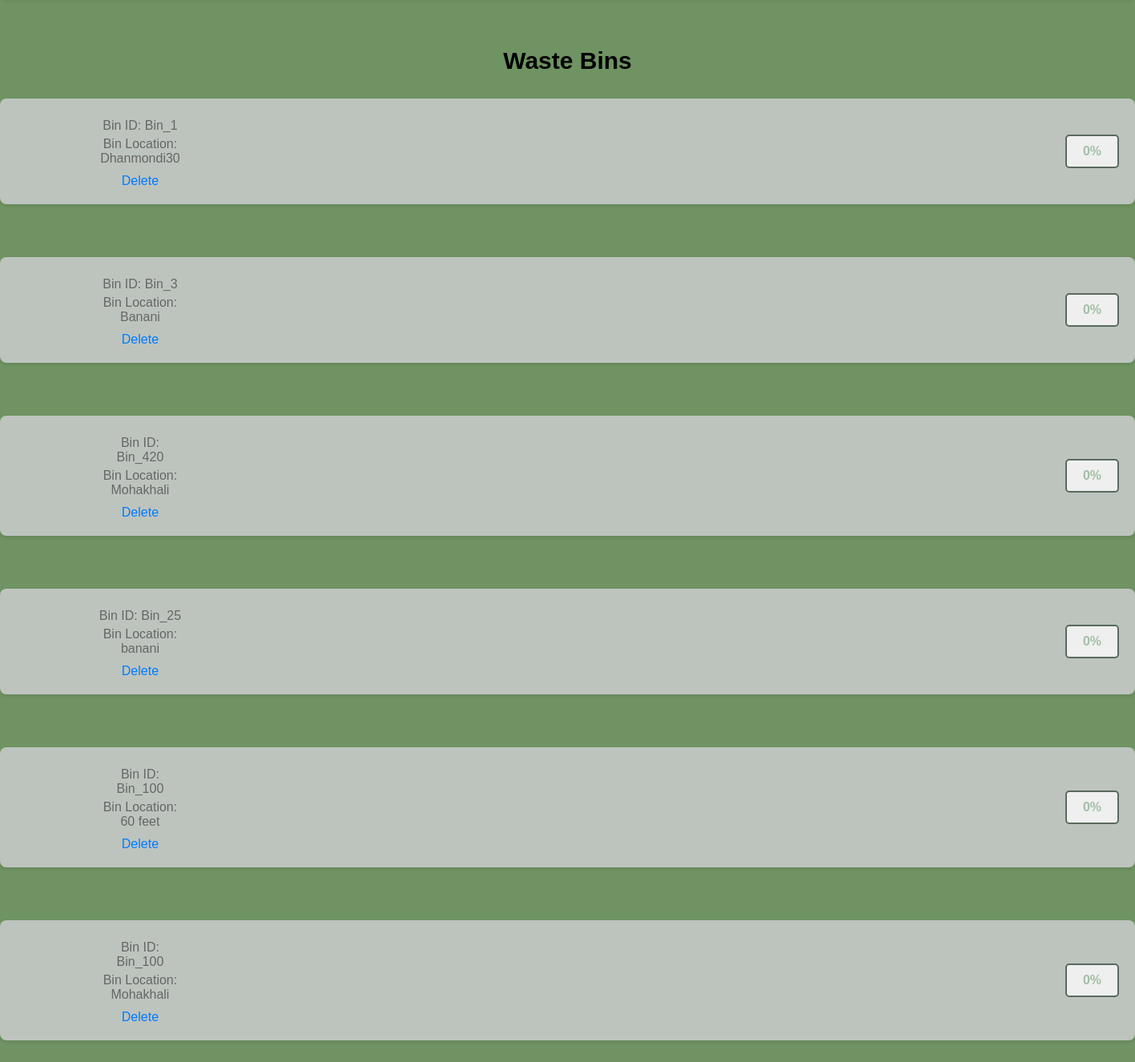
/bin_info/ (signed in, lower part), run on an earlier commit of the app's database.
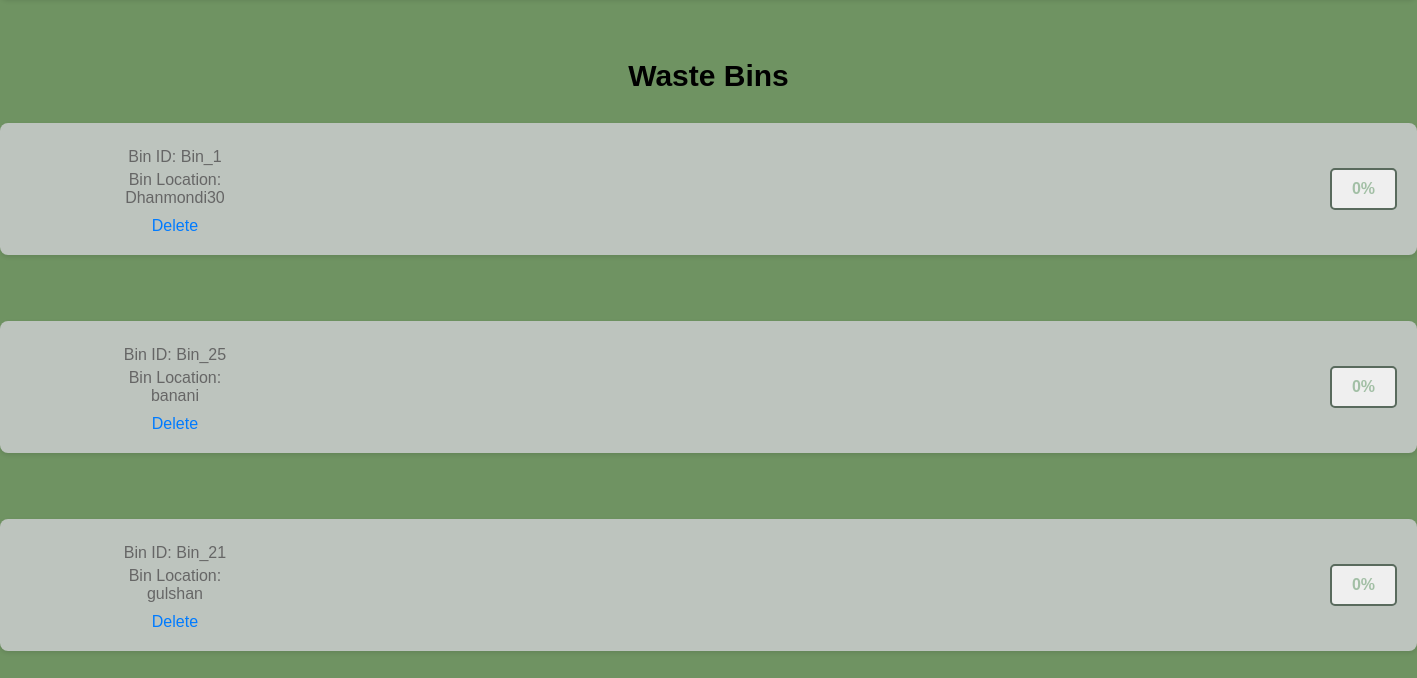
And on a later commit of the database.
### app1/models.py (models this page shows, shortened)
class Bin(models.Model):
    Bin_id = models.CharField(max_length=100)
    Bin_location = models.CharField(max_length=100)
    Bin_capacity = models.FloatField()

### app1/views.py (the view)
# urls.py: path('bin_info/',views.bin_info,name='bin_info'),
@login_required(login_url='login')
def bin_info(request):
    app1=Bin.objects.all()
    return render(request,'bininfo.html',{
        "app1":app1,
    })

### templates/bininfo.html (shortened to what this page needs)
<!DOCTYPE html>
<html lang="en">
<head>
</head>
<body>
<div class="row">
    <div class="col-lg-6 order-1 order-lg-2">
        <div class="about_text text-center">
            <h3>Waste Bins</h3>
            {% for i in app1 %}
            <div class="bin-info">
                <div class="bin-text">
                    <p>Bin ID: {{ i.Bin_id }}</p>
                    <p>Bin Location: {{ i.Bin_location }}</p>
                    <a href="{% url 'delete_bin' i.id %}">Delete</a>
                </div>
                <button class="percentage-button">0%</button>
            </div>
            <br><br>
            {% endfor %}
        </div>
    </div>
</div>
</body>
</html>

### templates/bininfo.html (style rules this page uses)
body { font-family: Arial, sans-serif; margin: 0; padding: 0; background-color: #6f9362; }
.row { display: flex; flex-wrap: wrap; text-align:center; }
.row h3 { font-size: 30px; }
.bin-info { display: flex; align-items: center; margin-bottom: 30px; background-color: #bdc4be; padding: 20px; border-radius: 8px; box-shadow: 0 2px 4px rgba(0, 0, 0, 0.1); }
.bin-text { flex-grow: 1; margin-right: 1100px; }
.bin-text p { margin: 5px 0; color: #666666; }
.bin-text a { color: #007bff; text-decoration: none; display: inline-block; margin-top: 5px; }
.percentage-button { display: inline-block; padding: 10px 20px; font-size: 16px; font-weight: bold; text-align: center; text-decoration: none; border: 2px solid #596a5d; color: #a2bfa5; border-radius: 5px; cursor: pointer; transition: background-color 0.3s ease-in-out, color 0.3s ease-in-out; }

What changed in the data, as far as the page shows it:
removed Bin: Bin_id "Bin_3", Bin_location "Banani"
removed Bin: Bin_id "Bin_420", Bin_location "Mohakhali"
removed Bin: Bin_id "Bin_100", Bin_location "60 feet"
removed Bin: Bin_id "Bin_100", Bin_location "Mohakhali"
added Bin: Bin_id "Bin_21", Bin_location "gulshan"
